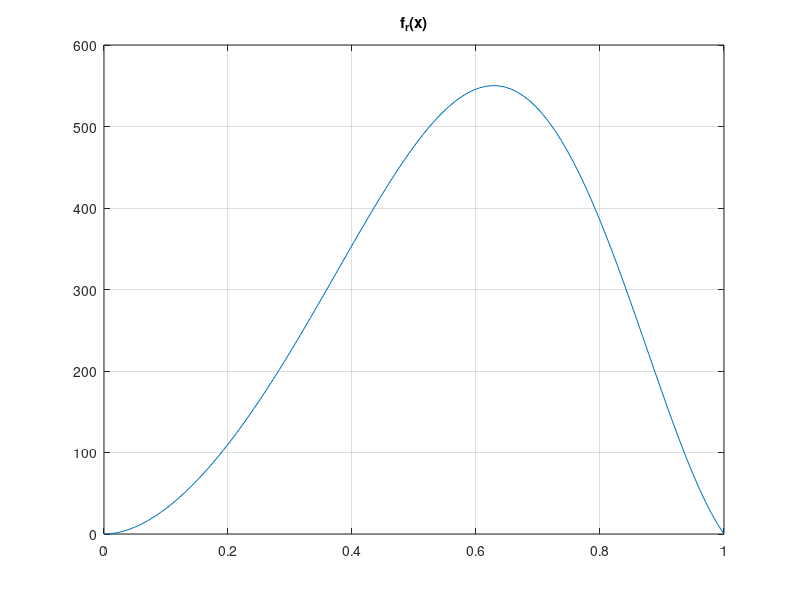
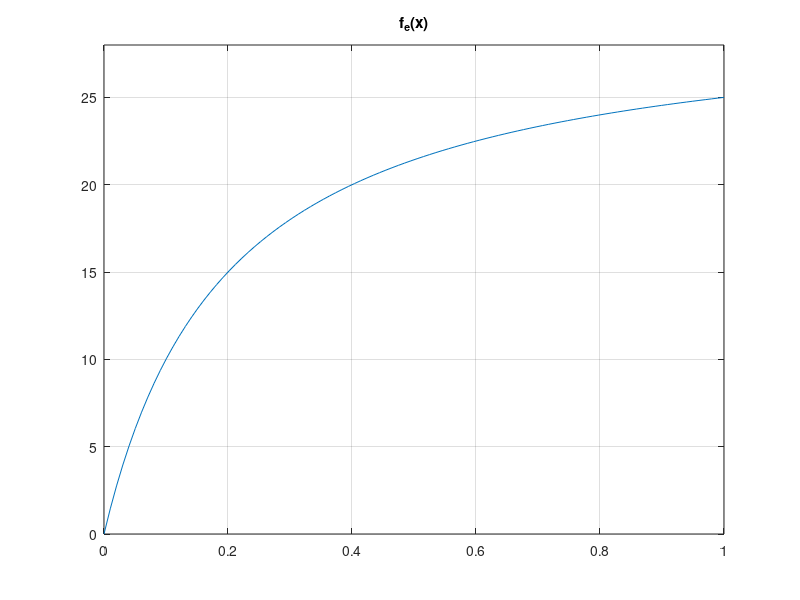
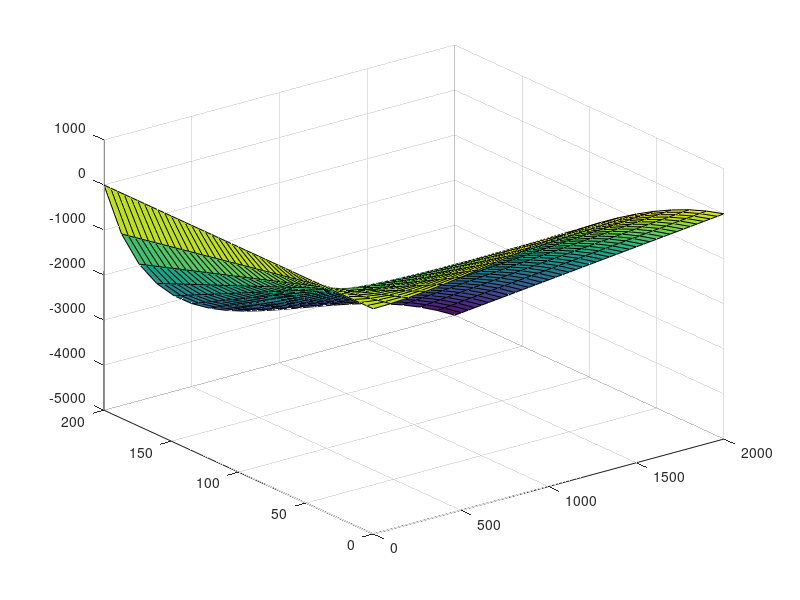

These charts were generated, in order, by the following MATLAB code:
%% Problem 1.2
clc; clear;
x_max = 2000;
x = linspace(0,x_max)';
x_norm = x/x_max;

x_weight = [0,0.3,0.45,1];
y_weight = [0,-0.03, 0.01 ,0];
p = polyfit(x_weight, y_weight, 3);

x_reweigh = @(x) (1+polyval(p,x)).*x;

f_r = @(x) 3713.7.*(x.^2.*(1-x));
x_growth = f_r(x_reweigh(x_norm));
figure(1)
plot(x_norm,x_growth);
grid on
title('f_r(x)')


c_1 = 30;
c_2 = 0.0025*2000;
f_e = @(x) c_1*(c_2*x)./(1+(c_2*x));
x_loss = f_e(x_norm);
figure(2)
plot(x_norm,x_loss);
axis([0 1 0 28])
grid on
title('f_e(x)')

%% problem 1.2c

f=@(x,y) f_r(x./x_max)-y.*f_e(x./x_max);
[X,Y]=meshgrid(0:100:2000,0:5:200);
z=f(X,Y);
figure(4)
surf(X,Y,z)



